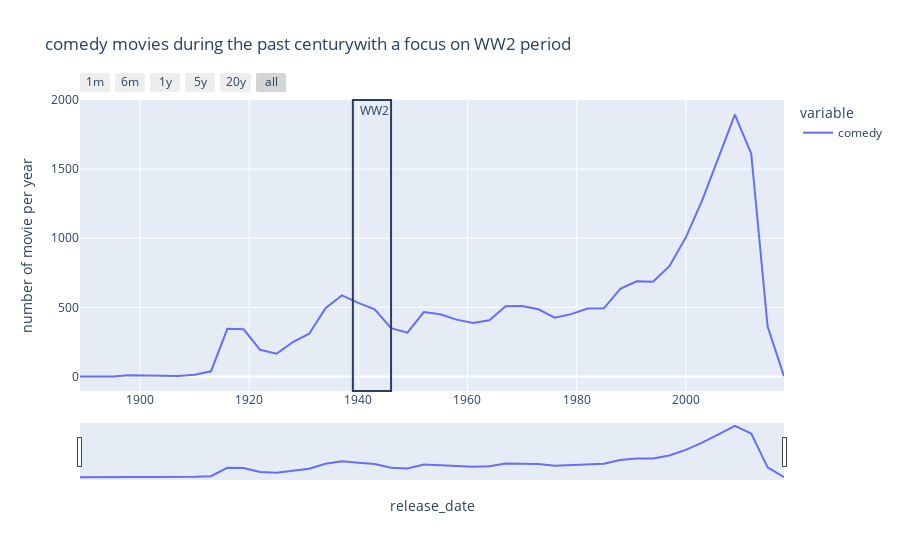

Here is the notebook cell this chart was saved with:
### Code cell
fig = px.line(genre_per_date.resample("3Y").sum().comedy, labels= {'value' : 'number of movie per year'}, title = 'comedy movies during the past centurywith a focus on WW2 period')
fig.add_vrect(x0=pd.to_datetime(1946, format="%Y"), x1=pd.to_datetime(1939, format="%Y"), 
              annotation_text="WW2")
fig.update_xaxes(
    rangeslider_visible=True,
    rangeselector=dict(
        buttons=list([
            dict(count=1, label="1m", step="month", stepmode="backward"),
            dict(count=6, label="6m", step="month", stepmode="backward"),
            dict(count=1, label="1y", step="year", stepmode="backward"),
            dict(count=5, label="5y", step="year", stepmode="backward"),
            dict(count=20, label="20y", step="year", stepmode="backward"),
            dict(step="all")
        ])
    )
)

fig.show()

### Figure 1 — Plotly figure (JSON) as saved in the notebook; plotly's stock layout.template omitted (floating-point values rounded to 4 significant figures)
{"data": [{"hovertemplate": "variable=comedy<br>release_date=%{x}<br>number of movie per year=%{y}<extra></extra>", "legendgroup": "comedy", "line": {"color": "#636efa", "dash": "solid"}, "marker": {"symbol": "circle"}, "mode": "lines", "name": "comedy", "orientation": "v", "showlegend": true, "type": "scatter", "x": ["1888-12-31T00:00:00", "1891-12-31T00:00:00", "1894-12-31T00:00:00", "1897-12-31T00:00:00", "1900-12-31T00:00:00", "1903-12-31T00:00:00", "1906-12-31T00:00:00", "1909-12-31T00:00:00", "1912-12-31T00:00:00", "1915-12-31T00:00:00", "1918-12-31T00:00:00", "1921-12-31T00:00:00", "1924-12-31T00:00:00", "1927-12-31T00:00:00", "1930-12-31T00:00:00", "1933-12-31T00:00:00", "1936-12-31T00:00:00", "1939-12-31T00:00:00", "1942-12-31T00:00:00", "1945-12-31T00:00:00", "1948-12-31T00:00:00", "1951-12-31T00:00:00", "1954-12-31T00:00:00", "1957-12-31T00:00:00", "1960-12-31T00:00:00", "1963-12-31T00:00:00", "1966-12-31T00:00:00", "1969-12-31T00:00:00", "1972-12-31T00:00:00", "1975-12-31T00:00:00", "1978-12-31T00:00:00", "1981-12-31T00:00:00", "1984-12-31T00:00:00", "1987-12-31T00:00:00", "1990-12-31T00:00:00", "1993-12-31T00:00:00", "1996-12-31T00:00:00", "1999-12-31T00:00:00", "2002-12-31T00:00:00", "2005-12-31T00:00:00", "2008-12-31T00:00:00", "2011-12-31T00:00:00", "2014-12-31T00:00:00", "2017-12-31T00:00:00"], "xaxis": "x", "y": [0, 0, 0, 8, 7, 6, 4, 13, 37, 345, 341, 193, 164, 248, 309, 494, 587, 532, 485, 349, 317, 466, 450, 411, 386, 407, 508, 510, 486, 425, 451, 491, 493, 634, 689, 686, 798, 1005, 1274, 1583, 1895, 1611, 361, 1], "yaxis": "y"}], "layout": {"annotations": [{"showarrow": false, "text": "WW2", "x": "1946-01-01T00:00:00", "xanchor": "right", "xref": "x", "y": 1, "yanchor": "top", "yref": "y domain"}], "legend": {"title": {"text": "variable"}, "tracegroupgap": 0}, "shapes": [{"type": "rect", "x0": "1946-01-01T00:00:00", "x1": "1939-01-01T00:00:00", "xref": "x", "y0": 0, "y1": 1, "yref": "y domain"}], "title": {"text": "comedy movies during the past centurywith a focus on WW2 period"}, "xaxis": {"anchor": "y", "domain": [0, 1], "rangeselector": {"buttons": [{"count": 1, "label": "1m", "step": "month", "stepmode": "backward"}, {"count": 6, "label": "6m", "step": "month", "stepmode": "backward"}, {"count": 1, "label": "1y", "step": "year", "stepmode": "backward"}, {"count": 5, "label": "5y", "step": "year", "stepmode": "backward"}, {"count": 20, "label": "20y", "step": "year", "stepmode": "backward"}, {"step": "all"}]}, "rangeslider": {"visible": true}, "title": {"text": "release_date"}}, "yaxis": {"anchor": "x", "domain": [0, 1], "title": {"text": "number of movie per year"}}}}
